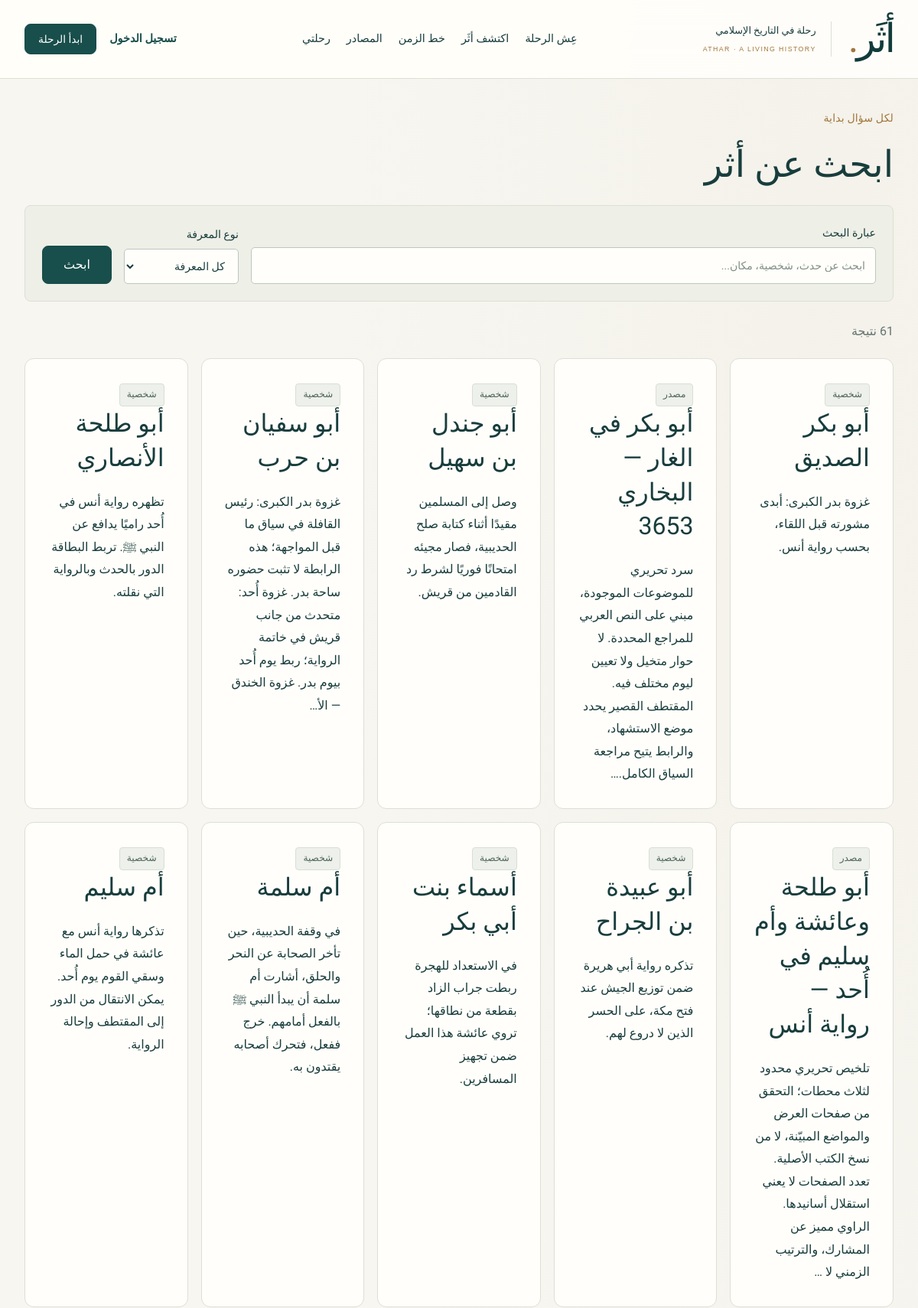
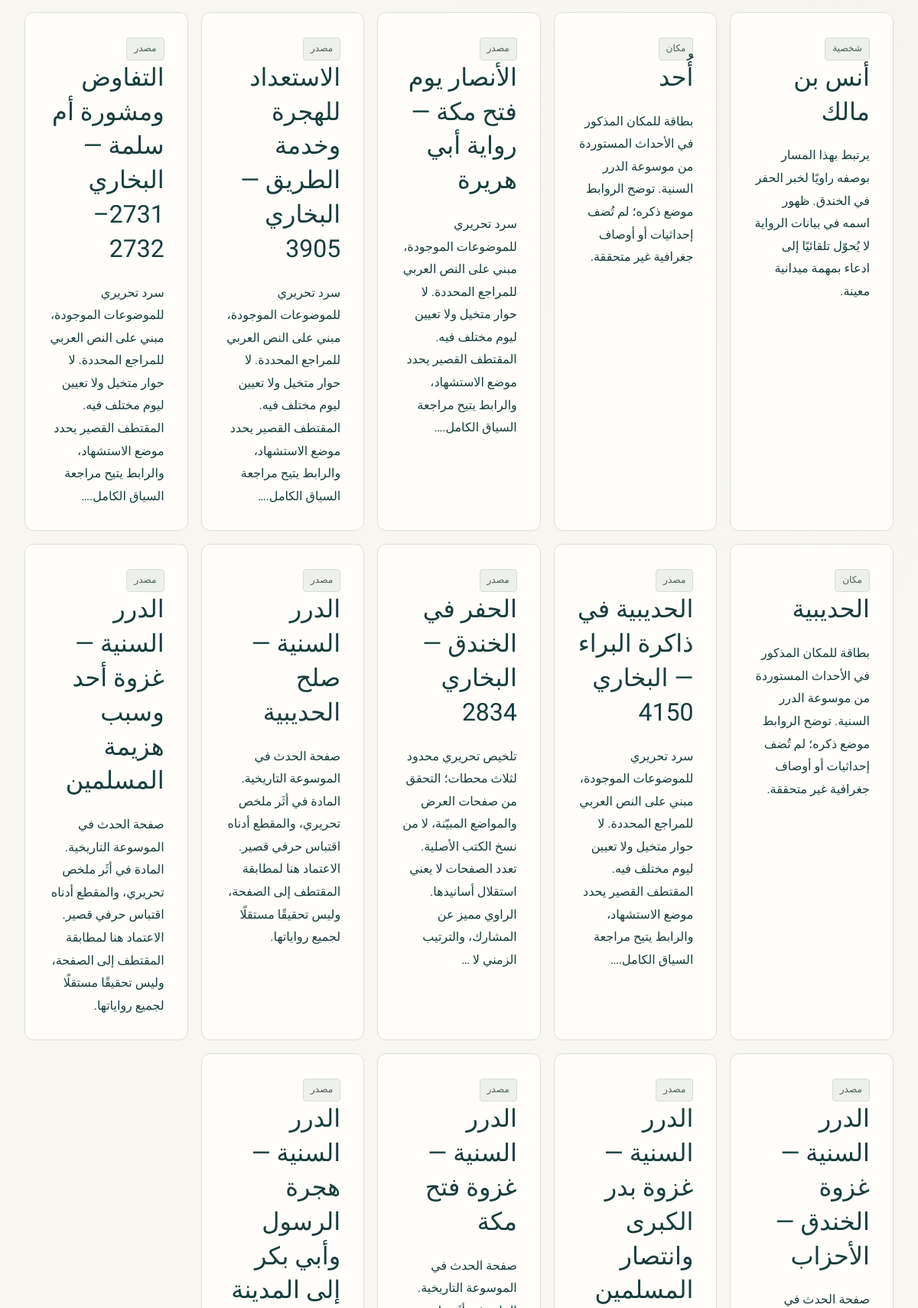
The app's page /search/ (upper part) with its own data (2 pictures, top to bottom).
### apps/history/models.py (models this page shows, shortened)
class Entity(models.Model):
    class Kind(models.TextChoices):
        EVENT = 'event', 'حدث'
        PERSON = 'person', 'شخصية'
        PLACE = 'place', 'مكان'
        SOURCE = 'source', 'مصدر'
        ERA = 'era', 'حقبة'
    title = models.CharField('العنوان', max_length=240, db_index=True)
    slug = models.SlugField('الرابط المختصر', max_length=240, unique=True, allow_unicode=True)
    kind = models.CharField(max_length=10, choices=Kind.choices, editable=False)
    description = models.TextField('بين يديك المشهد', blank=True)
    status = models.CharField('حالة النشر', max_length=12, choices=Status.choices, default=Status.DRAFT, db_index=True)
    is_demo = models.BooleanField('محتوى تجريبي يحتاج مراجعة', default=False)
    ai_suggested = models.BooleanField('اقتراح ذكاء اصطناعي', default=False)
    reviewed_by = models.ForeignKey(settings.AUTH_USER_MODEL, null=True, blank=True, on_delete=models.SET_NULL, related_name='reviewed_entities', editable=False)
    created_by = models.ForeignKey(settings.AUTH_USER_MODEL, null=True, blank=True, on_delete=models.SET_NULL, related_name='created_entities', editable=False)
    created_at = models.DateTimeField(auto_now_add=True)
    updated_at = models.DateTimeField(auto_now=True)
    deleted_at = models.DateTimeField(null=True, blank=True, editable=False)
    objects = EntityQuerySet.as_manager()
    class Meta:
        ordering = ['title']
    def get_absolute_url(self):
        return f'/explore/{self.pk}/'

### apps/history/views.py (the view)
# urls.py: path('search/', views.search, name='search'), path('library/', views.library, name='library'),
def search(request):
    query = request.GET.get('q', '')[:200]
    results = search_entities(query) if query else list(Entity.objects.visible())
    kind = request.GET.get('kind')
    if kind:
        results = [r for r in results if r.kind == kind]
    if query and request.user.is_authenticated:
        SearchHistory.objects.create(user=request.user, query=query)
    return render(request, 'history/search.html', {'query': query, 'page': Paginator(results, 24).get_page(request.GET.get('page'))})

### apps/history/context.py (called while the page is built)
def site_context(request):
    from apps.dashboard.models import SystemSetting
    return {'demo_mode': settings.DEMO_MODE, 'site_settings': dict(SystemSetting.objects.values_list('key', 'value'))}

### apps/history/models.py (called while the page is built)
    def visible(self):
        query = self.filter(status__in=[Status.APPROVED, Status.PUBLISHED], deleted_at__isnull=True)
        return query if settings.DEMO_MODE else query.filter(is_demo=False)

### templates/history/search.html (shortened to what this page needs)
{% extends 'base.html' %}{% block content %}<div class="container page"><p class="eyebrow">لكل سؤال بداية</p><h1>{% if request.GET.kind == 'source' %}مكتبة المصادر{% else %}ابحث عن أثر{% endif %}</h1><form class="filter-bar" method="get"><label class="search-field"><span>عبارة البحث</span><input name="q" type="search" value="{{ query }}" placeholder="ابحث عن حدث، شخصية، مكان..."></label><label><span>نوع المعرفة</span><select name="kind"><option value="">كل المعرفة</option></select></label><button class="button">ابحث</button></form><p class="muted"> نتيجة</p><div class="entity-grid">{% for item in page %}<article class="paper"><span class="badge neutral">{{ item.get_kind_display }}</span><h2><a href="{{ item.get_absolute_url }}">{{ item.title }}</a></h2><p>{{ item.description|truncatechars:180 }}</p></article>{% empty %}<div class="empty"><h2>لم يظهر لهذا البحث أثر بعد.</h2><p>جرّب اسمًا آخر أو عبارة أقصر.</p></div>{% endfor %}</div></div>{% endblock %}

### static/css/athar.css (style rules this page uses)
:root { --ink:#183d3d;--teal:#184e4b;--teal-dark:#123b3b;--gold:#a2763d;--paper:#fffefa;--bg:#f7f6f1;--line:#dedfd5;--muted:#657570;--soft:#edf1ea;--purple:#665080;--serif:'Amiri','Arabic Typesetting',Georgia,serif;--sans:'IBM Plex Sans Arabic','Segoe UI',Tahoma,sans-serif }
* { box-sizing:border-box }
html { scroll-behavior:smooth;scroll-padding-top:100px }
body { margin:0;color:var(--ink);background:var(--bg);font-family:var(--sans);font-size:16px;line-height:1.85 }
a { color:inherit;text-decoration:none }
button,input,textarea,select { font:inherit }
button,a,input,select,textarea { -webkit-tap-highlight-color:transparent }
button { cursor:pointer }
button { color:inherit }
a,button,input,textarea,select { outline-offset:5px }
h1,h2,h3,p { margin-top:0 }
h1,h2,h3 { line-height:1.4 }
h1 { font-family:var(--serif);font-size:clamp(2.3rem,4vw,3.9rem);font-weight:400;margin-bottom:20px }
h2 { font-family:var(--serif);font-size:2rem;font-weight:400;margin-bottom:20px }
p { margin-bottom:20px }
.container { max-width:1240px;margin-inline:auto;padding-inline:32px }
.page { padding-top:38px;padding-bottom:80px;min-height:65vh }
.eyebrow { font-size:.88rem;font-weight:500;color:var(--gold);margin-bottom:14px;letter-spacing:.01em }
.muted { color:var(--muted) }
.button { border:1px solid var(--teal);border-radius:6px;display:inline-flex;align-items:center;justify-content:center;gap:10px;background:var(--teal);color:white;padding:12px 27px;font-weight:500;min-height:49px;line-height:1.5;transition:background .18s,transform .18s }
.badge { font-size:.76rem;border:1px solid transparent;border-radius:4px;padding:3px 9px;display:inline-block;line-height:1.8 }
.neutral { background:#edf0eb;color:#4f6459;border-color:#d8dfd3 }
label { display:block;font-size:.88rem;font-weight:500;margin-bottom:7px }
input,textarea,select { width:100%;background:var(--paper);color:var(--ink);border:1px solid #bcc8bd;border-radius:5px;padding:10px 13px;min-height:46px }
input::placeholder,textarea::placeholder { color:#819086 }
label>span { display:block;margin-bottom:6px }
.filter-bar { display:flex;gap:16px;align-items:flex-end;padding:22px;background:#eeefe7;border:1px solid var(--line);border-radius:8px;margin-bottom:24px }
.filter-bar label { margin:0;min-width:150px }
.filter-bar .search-field { flex:1 }
.paper { padding:30px;background:var(--paper);border:1px solid var(--line);border-radius:8px }
.entity-grid { display:grid;grid-template-columns:repeat(auto-fit,minmax(200px,1fr));gap:17px }
.paper p:last-child { margin-bottom:0 }

### static/css/experience.css (style rules this page uses)
:root { --ease-out:cubic-bezier(.16,1,.3,1);--night:#102f32;--warm-gold:#dfc58e }
body { background:radial-gradient(ellipse at 90% 10%,#eee9db55,transparent 42%),var(--bg) }
.button { border-radius:8px;transition:background .25s,box-shadow .3s,transform .3s var(--ease-out) }
.paper { border-radius:12px }

### records on screen
Entity: kind "شخصية", title "أبو بكر الصديق", description "غزوة بدر الكبرى: أبدى مشورته قبل اللقاء، بحسب رواية أنس."
Entity: kind "مصدر", title "أبو بكر في الغار — البخاري 3653", description "سرد تحريري للموضوعات الموجودة، مبني على النص العربي للمراجع المحددة. لا حوار متخيل ولا تعيين ليوم مختلف فيه. المقتطف القصير يحدد موضع الاستشهاد، والرابط يتيح مراجعة السياق الكامل.…"
Entity: kind "شخصية", title "أبو جندل بن سهيل", description "وصل إلى المسلمين مقيدًا أثناء كتابة صلح الحديبية، فصار مجيئه امتحانًا فوريًا لشرط رد القادمين من قريش."
Entity: kind "شخصية", title "أبو سفيان بن حرب", description "غزوة بدر الكبرى: رئيس القافلة في سياق ما قبل المواجهة؛ هذه الرابطة لا تثبت حضوره ساحة بدر. غزوة أُحد: متحدث من جانب قريش في خاتمة الرواية؛ ربط يوم أُحد بيوم بدر. غزوة الخندق — الأ…"
Entity: kind "شخصية", title "أبو طلحة الأنصاري", description "تظهره رواية أنس في أُحد راميًا يدافع عن النبي ﷺ. تربط البطاقة الدور بالحدث وبالرواية التي نقلته."
Entity: kind "مصدر", title "أبو طلحة وعائشة وأم سليم في أُحد — رواية أنس", description "تلخيص تحريري محدود لثلاث محطات؛ التحقق من صفحات العرض والمواضع المبيّنة، لا من نسخ الكتب الأصلية. تعدد الصفحات لا يعني استقلال أسانيدها. الراوي مميز عن المشارك، والترتيب الزمني لا …"
Entity: kind "شخصية", title "أبو عبيدة بن الجراح", description "تذكره رواية أبي هريرة ضمن توزيع الجيش عند فتح مكة، على الحسر الذين لا دروع لهم."
Entity: kind "شخصية", title "أسماء بنت أبي بكر", description "في الاستعداد للهجرة ربطت جراب الزاد بقطعة من نطاقها؛ تروي عائشة هذا العمل ضمن تجهيز المسافرين."
Entity: kind "شخصية", title "أم سلمة", description "في وقفة الحديبية، حين تأخر الصحابة عن النحر والحلق، أشارت أم سلمة أن يبدأ النبي ﷺ بالفعل أمامهم. خرج ففعل، فتحرك أصحابه يقتدون به."
Entity: kind "شخصية", title "أم سليم", description "تذكرها رواية أنس مع عائشة في حمل الماء وسقي القوم يوم أُحد. يمكن الانتقال من الدور إلى المقتطف وإحالة الرواية."
Entity: kind "شخصية", title "أنس بن مالك", description "يرتبط بهذا المسار بوصفه راويًا لخبر الحفر في الخندق. ظهور اسمه في بيانات الرواية لا يُحوّل تلقائيًا إلى ادعاء بمهمة ميدانية معينة."
Entity: kind "مكان", title "أُحد", description "بطاقة للمكان المذكور في الأحداث المستوردة من موسوعة الدرر السنية. توضح الروابط موضع ذكره؛ لم تُضف إحداثيات أو أوصاف جغرافية غير متحققة."
Entity: kind "مصدر", title "الأنصار يوم فتح مكة — رواية أبي هريرة", description "سرد تحريري للموضوعات الموجودة، مبني على النص العربي للمراجع المحددة. لا حوار متخيل ولا تعيين ليوم مختلف فيه. المقتطف القصير يحدد موضع الاستشهاد، والرابط يتيح مراجعة السياق الكامل.…"
Entity: kind "مصدر", title "الاستعداد للهجرة وخدمة الطريق — البخاري 3905", description "سرد تحريري للموضوعات الموجودة، مبني على النص العربي للمراجع المحددة. لا حوار متخيل ولا تعيين ليوم مختلف فيه. المقتطف القصير يحدد موضع الاستشهاد، والرابط يتيح مراجعة السياق الكامل.…"
Entity: kind "مصدر", title "التفاوض ومشورة أم سلمة — البخاري 2731–2732", description "سرد تحريري للموضوعات الموجودة، مبني على النص العربي للمراجع المحددة. لا حوار متخيل ولا تعيين ليوم مختلف فيه. المقتطف القصير يحدد موضع الاستشهاد، والرابط يتيح مراجعة السياق الكامل.…"
Entity: kind "مكان", title "الحديبية", description "بطاقة للمكان المذكور في الأحداث المستوردة من موسوعة الدرر السنية. توضح الروابط موضع ذكره؛ لم تُضف إحداثيات أو أوصاف جغرافية غير متحققة."
Entity: kind "مصدر", title "الحديبية في ذاكرة البراء — البخاري 4150", description "سرد تحريري للموضوعات الموجودة، مبني على النص العربي للمراجع المحددة. لا حوار متخيل ولا تعيين ليوم مختلف فيه. المقتطف القصير يحدد موضع الاستشهاد، والرابط يتيح مراجعة السياق الكامل.…"
Entity: kind "مصدر", title "الحفر في الخندق — البخاري 2834", description "تلخيص تحريري محدود لثلاث محطات؛ التحقق من صفحات العرض والمواضع المبيّنة، لا من نسخ الكتب الأصلية. تعدد الصفحات لا يعني استقلال أسانيدها. الراوي مميز عن المشارك، والترتيب الزمني لا …"
Entity: kind "مصدر", title "الدرر السنية — صلح الحديبية", description "صفحة الحدث في الموسوعة التاريخية. المادة في أثَر ملخص تحريري، والمقطع أدناه اقتباس حرفي قصير. الاعتماد هنا لمطابقة المقتطف إلى الصفحة، وليس تحقيقًا مستقلًا لجميع رواياتها."
Entity: kind "مصدر", title "الدرر السنية — غزوة أحد وسبب هزيمة المسلمين", description "صفحة الحدث في الموسوعة التاريخية. المادة في أثَر ملخص تحريري، والمقطع أدناه اقتباس حرفي قصير. الاعتماد هنا لمطابقة المقتطف إلى الصفحة، وليس تحقيقًا مستقلًا لجميع رواياتها."
Entity: kind "مصدر", title "الدرر السنية — غزوة الخندق — الأحزاب"
Entity: kind "مصدر", title "الدرر السنية — غزوة بدر الكبرى وانتصار المسلمين"
Entity: kind "مصدر", title "الدرر السنية — غزوة فتح مكة"
Entity: kind "مصدر", title "الدرر السنية — هجرة الرسول وأبي بكر إلى المدينة"
